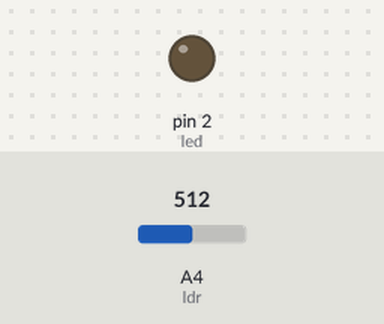
Simulated run of this sketch. Board: Arduino Uno, built with avr-gcc and run on an emulated ATmega328P. On the bench: output pins drawn as LEDs (lit = HIGH). The test bench sets the inputs (shaded band); at power-on: A4 (ldr) = 512.

Above: at 1.8 s.
1.9 s: A4 (ldr) set to 309
3.4 s: A4 (ldr) set to 283
At 4.5 s:
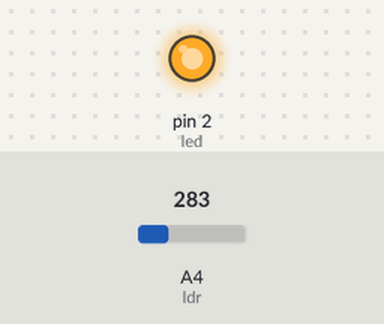
5.5 s: A4 (ldr) set to 306
At 6.7 s:
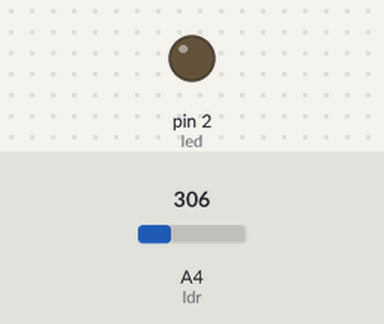
7.0 s: A4 (ldr) set to 290
At 8.4 s:
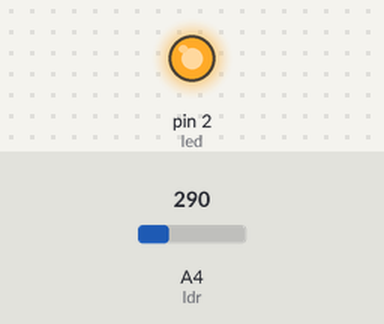
Timing chart, 0 to 10.0 s (numbered marks = the images above; inputs shaded):
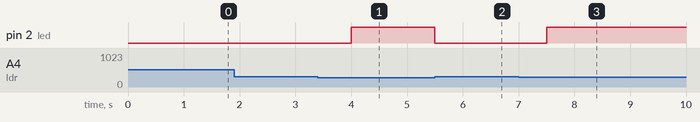

The sketch:

sketch_jun28LDR_INTERFACING.ino
```cpp
const int led = 2;
const int ldr = A4;
int ldrvalue;
void setup() {
  // put your setup code here, to run once:
  pinMode(led,OUTPUT);
  pinMode(ldr,INPUT);
}

void loop() {
  // put your main code here, to run repeatedly:
  ldrvalue = analogRead(ldr);
  if(ldrvalue<=300 )
   {
    digitalWrite(led,HIGH);
    delay(500);
   }
   else
   {
    digitalWrite(led,LOW);
    delay(1000);
   }
}
```

Measured:
- the behaviour switches between 301 and 300 on A4 (ldr) (found by bisection; images 0 and 1)
- after the input at 1.9 s, every drawn part: stays the same
- after the input at 3.4 s, pin 2 (led): LOW → HIGH after 0.60 s
- after the input at 5.5 s, pin 2 (led): HIGH → LOW at once
- after the input at 7.0 s, pin 2 (led): LOW → HIGH after 0.50 s
